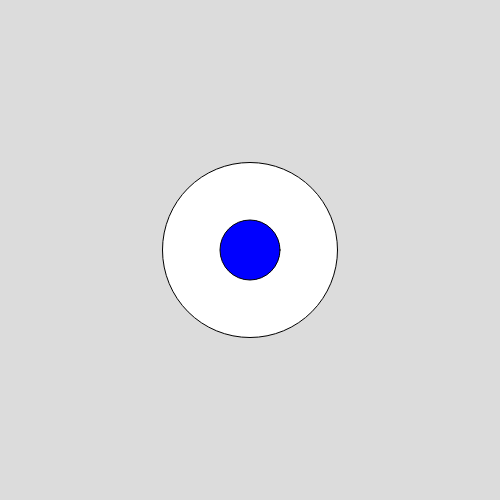
Frame 1 (no input)
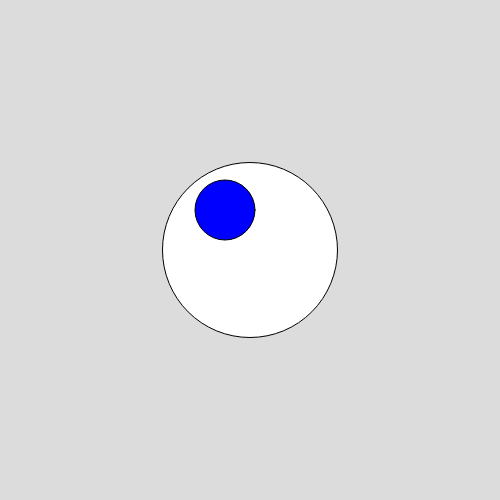
Frame 60 (no input)
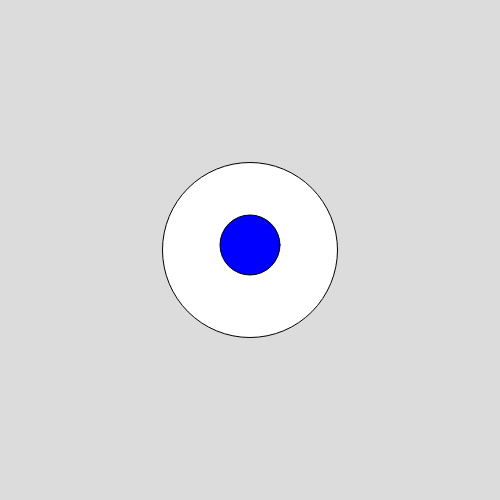
Frame 120 (the mouse pressed at the canvas centre since frame 60)

The p5.js sketch that drew these frames (run headless with seeded random() and noise() and a simulated clock; from frame 60 on, the mouse is pressed at the canvas centre):

// p5.js sketch
// ── sketch.js
let height = 500;
let width = 500;
let stalker;

function setup() {
  createCanvas(height, width);
  stalker = new Stalker(250, 250);
}

function draw() {
  background(220);
  stalker.init();
  stalker.follow();
}

class Stalker {
  centerX;
  centerY;
  x;
  y;

  constructor(x, y){
    this.centerX = x;
    this.centerY = y;
    this.x = x;
    this.y = y;
  }

  init(){
    fill('white');
    circle(this.centerX, this.centerY, 175);
    fill('blue');
    circle(this.x, this.y, 60);
  }

  follow(){
    this.x = map(mouseX, 0, width, 225, 275, true);
    this.y = map(mouseY, 0, width, 210, 280, true);
  }
}
